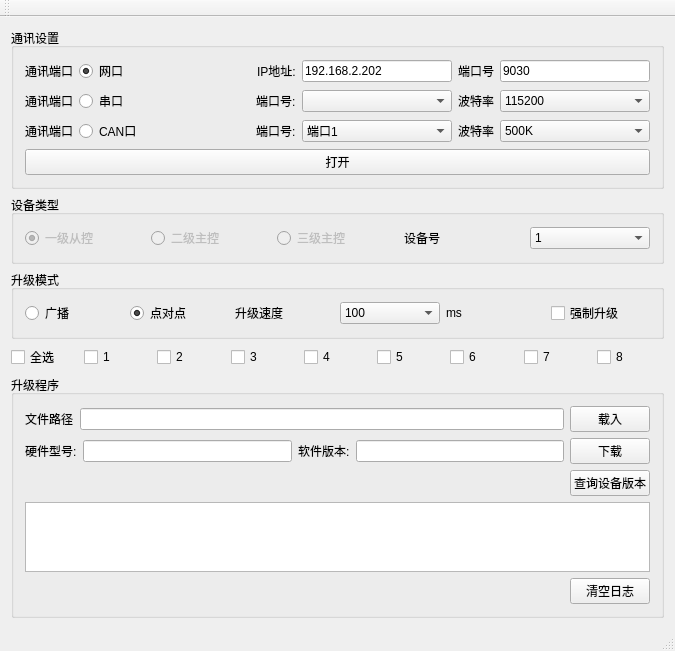
<?xml version="1.0" encoding="UTF-8"?>
<ui version="4.0">
 <class>UPFileWindowsClass</class>
 <widget class="QMainWindow" name="UPFileWindowsClass">
  <property name="geometry">
   <rect>
    <x>0</x>
    <y>0</y>
    <width>675</width>
    <height>607</height>
   </rect>
  </property>
  <property name="windowTitle">
   <string>UPFileWindows</string>
  </property>
  <widget class="QWidget" name="centralWidget">
   <layout class="QVBoxLayout" name="verticalLayout_3">
    <item>
     <widget class="QGroupBox" name="groupBox">
      <property name="title">
       <string>通讯设置</string>
      </property>
      <layout class="QVBoxLayout" name="verticalLayout">
       <item>
        <layout class="QHBoxLayout" name="horizontalLayout_11">
         <item>
          <widget class="QLabel" name="label_15">
           <property name="text">
            <string>通讯端口</string>
           </property>
          </widget>
         </item>
         <item>
          <widget class="QRadioButton" name="rB_Eth">
           <property name="text">
            <string>网口</string>
           </property>
           <property name="checkable">
            <bool>true</bool>
           </property>
           <property name="checked">
            <bool>true</bool>
           </property>
          </widget>
         </item>
         <item>
          <spacer name="horizontalSpacer_6">
           <property name="orientation">
            <enum>Qt::Horizontal</enum>
           </property>
           <property name="sizeHint" stdset="0">
            <size>
             <width>40</width>
             <height>20</height>
            </size>
           </property>
          </spacer>
         </item>
         <item>
          <widget class="QLabel" name="label_16">
           <property name="maximumSize">
            <size>
             <width>16777215</width>
             <height>20</height>
            </size>
           </property>
           <property name="text">
            <string>IP地址:</string>
           </property>
          </widget>
         </item>
         <item>
          <widget class="QLineEdit" name="IPEdit">
           <property name="minimumSize">
            <size>
             <width>150</width>
             <height>0</height>
            </size>
           </property>
           <property name="text">
            <string>192.168.2.202</string>
           </property>
          </widget>
         </item>
         <item>
          <widget class="QLabel" name="label_12">
           <property name="maximumSize">
            <size>
             <width>16777215</width>
             <height>20</height>
            </size>
           </property>
           <property name="text">
            <string>端口号</string>
           </property>
          </widget>
         </item>
         <item>
          <widget class="QLineEdit" name="PortEdit">
           <property name="minimumSize">
            <size>
             <width>150</width>
             <height>0</height>
            </size>
           </property>
           <property name="text">
            <string>9030</string>
           </property>
          </widget>
         </item>
        </layout>
       </item>
       <item>
        <layout class="QHBoxLayout" name="horizontalLayout_2">
         <item>
          <widget class="QLabel" name="label_14">
           <property name="text">
            <string>通讯端口</string>
           </property>
          </widget>
         </item>
         <item>
          <widget class="QRadioButton" name="rB_Uart">
           <property name="text">
            <string>串口</string>
           </property>
           <property name="checkable">
            <bool>true</bool>
           </property>
           <property name="checked">
            <bool>false</bool>
           </property>
          </widget>
         </item>
         <item>
          <spacer name="horizontalSpacer_5">
           <property name="orientation">
            <enum>Qt::Horizontal</enum>
           </property>
           <property name="sizeHint" stdset="0">
            <size>
             <width>40</width>
             <height>20</height>
            </size>
           </property>
          </spacer>
         </item>
         <item>
          <widget class="QLabel" name="label_13">
           <property name="maximumSize">
            <size>
             <width>16777215</width>
             <height>20</height>
            </size>
           </property>
           <property name="text">
            <string>端口号:</string>
           </property>
          </widget>
         </item>
         <item>
          <widget class="QComboBox" name="serialCb">
           <property name="minimumSize">
            <size>
             <width>150</width>
             <height>0</height>
            </size>
           </property>
          </widget>
         </item>
         <item>
          <widget class="QLabel" name="label_4">
           <property name="text">
            <string>波特率</string>
           </property>
          </widget>
         </item>
         <item>
          <widget class="QComboBox" name="cb_Baud">
           <property name="minimumSize">
            <size>
             <width>150</width>
             <height>0</height>
            </size>
           </property>
           <item>
            <property name="text">
             <string>115200</string>
            </property>
           </item>
           <item>
            <property name="text">
             <string>38400</string>
            </property>
           </item>
           <item>
            <property name="text">
             <string>9600</string>
            </property>
           </item>
          </widget>
         </item>
        </layout>
       </item>
       <item>
        <layout class="QHBoxLayout" name="horizontalLayout_10">
         <item>
          <widget class="QLabel" name="label_18">
           <property name="text">
            <string>通讯端口</string>
           </property>
          </widget>
         </item>
         <item>
          <widget class="QRadioButton" name="rb_Can">
           <property name="text">
            <string>CAN口</string>
           </property>
           <property name="checkable">
            <bool>true</bool>
           </property>
           <property name="checked">
            <bool>false</bool>
           </property>
          </widget>
         </item>
         <item>
          <spacer name="horizontalSpacer_7">
           <property name="orientation">
            <enum>Qt::Horizontal</enum>
           </property>
           <property name="sizeHint" stdset="0">
            <size>
             <width>37</width>
             <height>17</height>
            </size>
           </property>
          </spacer>
         </item>
         <item>
          <widget class="QLabel" name="label_17">
           <property name="maximumSize">
            <size>
             <width>16777215</width>
             <height>20</height>
            </size>
           </property>
           <property name="text">
            <string>端口号:</string>
           </property>
          </widget>
         </item>
         <item>
          <widget class="QComboBox" name="Cb_CanPort">
           <property name="minimumSize">
            <size>
             <width>150</width>
             <height>0</height>
            </size>
           </property>
           <item>
            <property name="text">
             <string>端口1</string>
            </property>
           </item>
           <item>
            <property name="text">
             <string>端口2</string>
            </property>
           </item>
          </widget>
         </item>
         <item>
          <widget class="QLabel" name="label_10">
           <property name="text">
            <string>波特率</string>
           </property>
          </widget>
         </item>
         <item>
          <widget class="QComboBox" name="cb_CanBaud">
           <property name="minimumSize">
            <size>
             <width>150</width>
             <height>0</height>
            </size>
           </property>
           <item>
            <property name="text">
             <string>500K</string>
            </property>
           </item>
           <item>
            <property name="text">
             <string>1000K</string>
            </property>
           </item>
           <item>
            <property name="text">
             <string>2000K</string>
            </property>
           </item>
          </widget>
         </item>
        </layout>
       </item>
       <item>
        <widget class="QPushButton" name="bt_open">
         <property name="text">
          <string>打开</string>
         </property>
        </widget>
       </item>
      </layout>
     </widget>
    </item>
    <item>
     <widget class="QGroupBox" name="groupBox_2">
      <property name="title">
       <string>设备类型</string>
      </property>
      <layout class="QHBoxLayout" name="horizontalLayout_3">
       <item>
        <widget class="QRadioButton" name="rb_TypeBMU">
         <property name="enabled">
          <bool>false</bool>
         </property>
         <property name="text">
          <string>一级从控</string>
         </property>
         <property name="checked">
          <bool>true</bool>
         </property>
        </widget>
       </item>
       <item>
        <widget class="QRadioButton" name="rb_TypeBCU">
         <property name="enabled">
          <bool>false</bool>
         </property>
         <property name="text">
          <string>二级主控</string>
         </property>
        </widget>
       </item>
       <item>
        <widget class="QRadioButton" name="rb_TypeBAC">
         <property name="enabled">
          <bool>false</bool>
         </property>
         <property name="text">
          <string>三级主控</string>
         </property>
        </widget>
       </item>
       <item>
        <widget class="QLabel" name="label">
         <property name="text">
          <string>设备号</string>
         </property>
        </widget>
       </item>
       <item>
        <widget class="QComboBox" name="Cb_DeviceID">
         <property name="enabled">
          <bool>true</bool>
         </property>
         <item>
          <property name="text">
           <string>1</string>
          </property>
         </item>
         <item>
          <property name="text">
           <string>2</string>
          </property>
         </item>
         <item>
          <property name="text">
           <string>3</string>
          </property>
         </item>
         <item>
          <property name="text">
           <string>4</string>
          </property>
         </item>
         <item>
          <property name="text">
           <string>5</string>
          </property>
         </item>
         <item>
          <property name="text">
           <string>6</string>
          </property>
         </item>
         <item>
          <property name="text">
           <string>7</string>
          </property>
         </item>
         <item>
          <property name="text">
           <string>8</string>
          </property>
         </item>
         <item>
          <property name="text">
           <string>9</string>
          </property>
         </item>
         <item>
          <property name="text">
           <string>10</string>
          </property>
         </item>
         <item>
          <property name="text">
           <string>11</string>
          </property>
         </item>
         <item>
          <property name="text">
           <string>12</string>
          </property>
         </item>
         <item>
          <property name="text">
           <string>13</string>
          </property>
         </item>
         <item>
          <property name="text">
           <string>14</string>
          </property>
         </item>
         <item>
          <property name="text">
           <string>15</string>
          </property>
         </item>
         <item>
          <property name="text">
           <string>16</string>
          </property>
         </item>
        </widget>
       </item>
      </layout>
     </widget>
    </item>
    <item>
     <layout class="QHBoxLayout" name="horizontalLayout_5"/>
    </item>
    <item>
     <widget class="QGroupBox" name="groupBox_5">
      <property name="title">
       <string>升级模式</string>
      </property>
      <layout class="QHBoxLayout" name="horizontalLayout_6">
       <item>
        <widget class="QRadioButton" name="rB_BMode">
         <property name="text">
          <string>广播</string>
         </property>
        </widget>
       </item>
       <item>
        <widget class="QRadioButton" name="rB_PMode">
         <property name="text">
          <string>点对点</string>
         </property>
         <property name="checked">
          <bool>true</bool>
         </property>
        </widget>
       </item>
       <item>
        <widget class="QLabel" name="label_2">
         <property name="text">
          <string>升级速度</string>
         </property>
        </widget>
       </item>
       <item>
        <widget class="QComboBox" name="cb_downspeed">
         <item>
          <property name="text">
           <string>100</string>
          </property>
         </item>
         <item>
          <property name="text">
           <string>200</string>
          </property>
         </item>
         <item>
          <property name="text">
           <string>300</string>
          </property>
         </item>
         <item>
          <property name="text">
           <string>500</string>
          </property>
         </item>
         <item>
          <property name="text">
           <string>1000</string>
          </property>
         </item>
         <item>
          <property name="text">
           <string>50</string>
          </property>
         </item>
         <item>
          <property name="text">
           <string>1</string>
          </property>
         </item>
         <item>
          <property name="text">
           <string>20</string>
          </property>
         </item>
        </widget>
       </item>
       <item>
        <widget class="QLabel" name="label_9">
         <property name="text">
          <string>ms</string>
         </property>
        </widget>
       </item>
       <item>
        <widget class="QCheckBox" name="checkBox_force">
         <property name="text">
          <string>强制升级</string>
         </property>
        </widget>
       </item>
      </layout>
     </widget>
    </item>
    <item>
     <layout class="QHBoxLayout" name="horizontalLayout_9">
      <item>
       <widget class="QCheckBox" name="checkBox_IDALL">
        <property name="text">
         <string>全选</string>
        </property>
       </widget>
      </item>
      <item>
       <widget class="QCheckBox" name="checkBox_ID1">
        <property name="text">
         <string>1</string>
        </property>
       </widget>
      </item>
      <item>
       <widget class="QCheckBox" name="checkBox_ID2">
        <property name="text">
         <string>2</string>
        </property>
       </widget>
      </item>
      <item>
       <widget class="QCheckBox" name="checkBox_ID3">
        <property name="text">
         <string>3</string>
        </property>
       </widget>
      </item>
      <item>
       <widget class="QCheckBox" name="checkBox_ID4">
        <property name="text">
         <string>4</string>
        </property>
       </widget>
      </item>
      <item>
       <widget class="QCheckBox" name="checkBox_ID5">
        <property name="text">
         <string>5</string>
        </property>
       </widget>
      </item>
      <item>
       <widget class="QCheckBox" name="checkBox_ID6">
        <property name="text">
         <string>6</string>
        </property>
       </widget>
      </item>
      <item>
       <widget class="QCheckBox" name="checkBox_ID7">
        <property name="text">
         <string>7</string>
        </property>
       </widget>
      </item>
      <item>
       <widget class="QCheckBox" name="checkBox_ID8">
        <property name="text">
         <string>8</string>
        </property>
       </widget>
      </item>
     </layout>
    </item>
    <item>
     <widget class="QGroupBox" name="groupBox_3">
      <property name="title">
       <string>升级程序</string>
      </property>
      <layout class="QVBoxLayout" name="verticalLayout_2">
       <item>
        <layout class="QHBoxLayout" name="horizontalLayout">
         <item>
          <widget class="QLabel" name="label_6">
           <property name="text">
            <string>文件路径</string>
           </property>
          </widget>
         </item>
         <item>
          <widget class="QLineEdit" name="lineEdit"/>
         </item>
         <item>
          <widget class="QPushButton" name="bt_loadfile">
           <property name="text">
            <string>载入</string>
           </property>
          </widget>
         </item>
        </layout>
       </item>
       <item>
        <layout class="QHBoxLayout" name="horizontalLayout_4">
         <item>
          <widget class="QLabel" name="label_7">
           <property name="text">
            <string>硬件型号:</string>
           </property>
          </widget>
         </item>
         <item>
          <widget class="QLineEdit" name="lineEdit_2"/>
         </item>
         <item>
          <widget class="QLabel" name="label_8">
           <property name="text">
            <string>软件版本:</string>
           </property>
          </widget>
         </item>
         <item>
          <widget class="QLineEdit" name="lineEdit_3"/>
         </item>
         <item>
          <widget class="QPushButton" name="bt_download">
           <property name="text">
            <string>下载</string>
           </property>
          </widget>
         </item>
        </layout>
       </item>
       <item>
        <layout class="QHBoxLayout" name="horizontalLayout_8">
         <item>
          <spacer name="horizontalSpacer_2">
           <property name="orientation">
            <enum>Qt::Horizontal</enum>
           </property>
           <property name="sizeHint" stdset="0">
            <size>
             <width>40</width>
             <height>20</height>
            </size>
           </property>
          </spacer>
         </item>
         <item>
          <widget class="QPushButton" name="bt_version_get">
           <property name="text">
            <string>查询设备版本</string>
           </property>
          </widget>
         </item>
        </layout>
       </item>
       <item>
        <widget class="QTextEdit" name="textEdit"/>
       </item>
       <item>
        <layout class="QHBoxLayout" name="horizontalLayout_7">
         <item>
          <spacer name="horizontalSpacer">
           <property name="orientation">
            <enum>Qt::Horizontal</enum>
           </property>
           <property name="sizeHint" stdset="0">
            <size>
             <width>792</width>
             <height>20</height>
            </size>
           </property>
          </spacer>
         </item>
         <item>
          <widget class="QPushButton" name="bt_clear">
           <property name="text">
            <string>清空日志</string>
           </property>
          </widget>
         </item>
        </layout>
       </item>
      </layout>
     </widget>
    </item>
   </layout>
  </widget>
  <widget class="QMenuBar" name="menuBar">
   <property name="geometry">
    <rect>
     <x>0</x>
     <y>0</y>
     <width>675</width>
     <height>23</height>
    </rect>
   </property>
  </widget>
  <widget class="QToolBar" name="mainToolBar">
   <attribute name="toolBarArea">
    <enum>TopToolBarArea</enum>
   </attribute>
   <attribute name="toolBarBreak">
    <bool>false</bool>
   </attribute>
  </widget>
  <widget class="QStatusBar" name="statusBar"/>
 </widget>
 <layoutdefault spacing="6" margin="11"/>
 <resources/>
 <connections/>
</ui>
